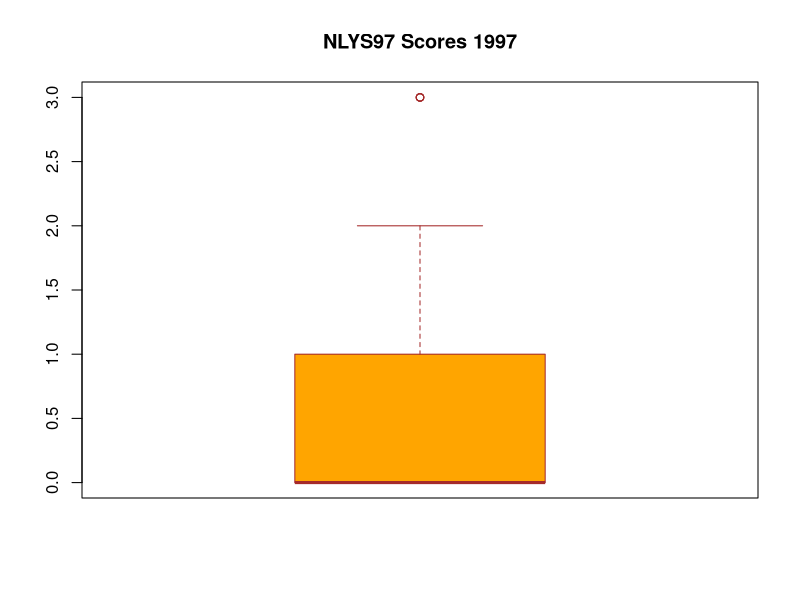
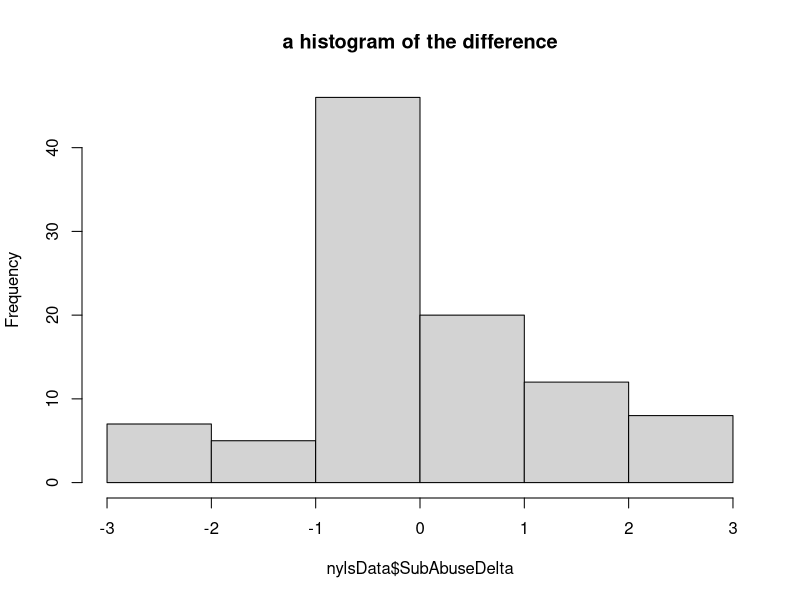
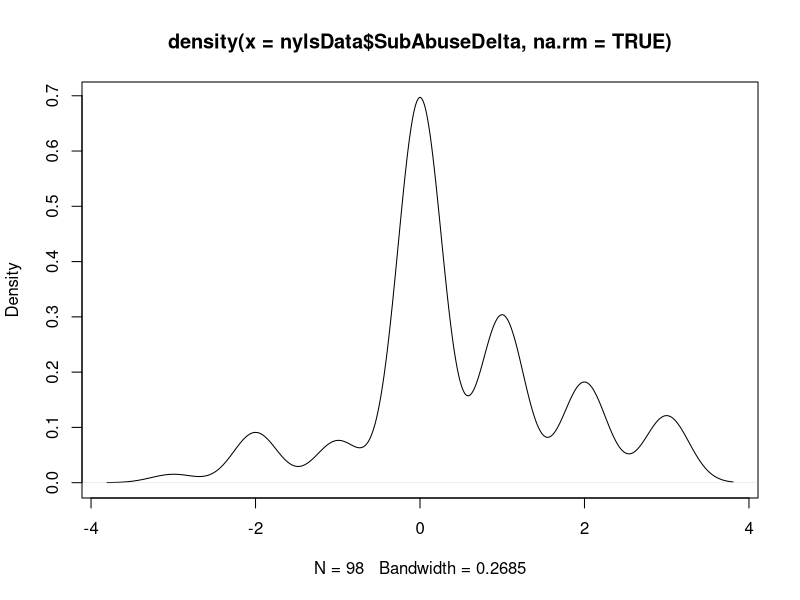
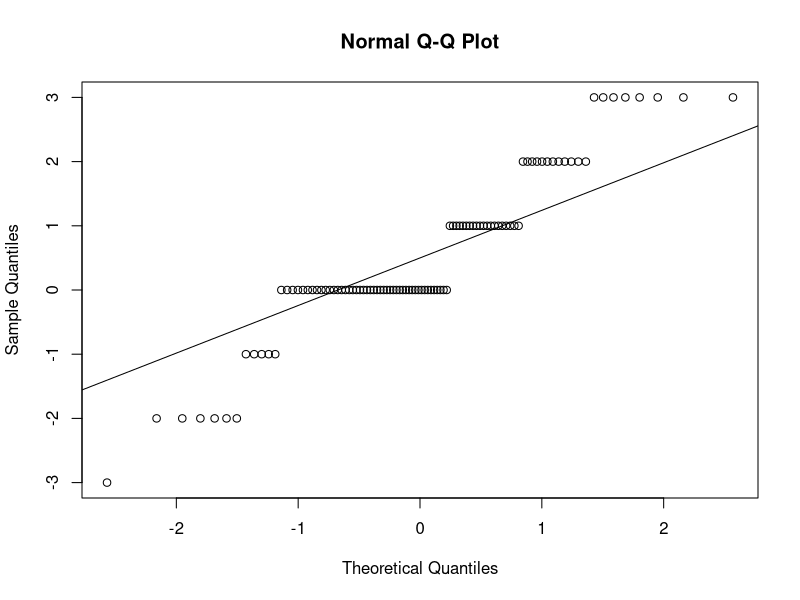
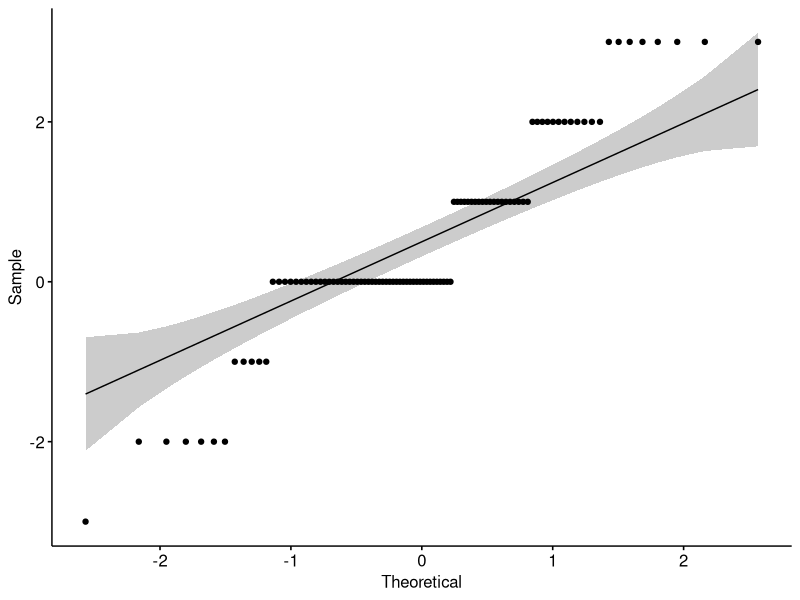
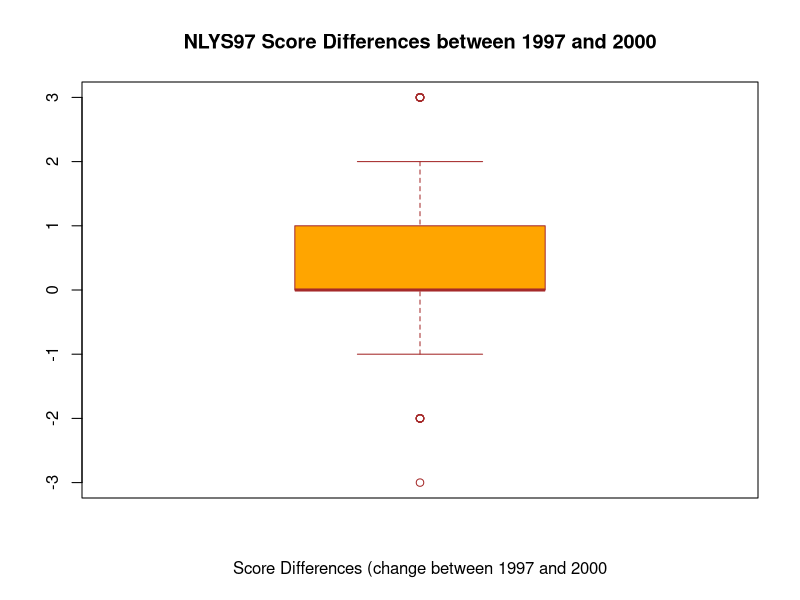

The R source for these figures, in order:
library(plyr)
library(tidyverse)

#REFERENCES:
# https://www.sheffield.ac.uk/polopoly_fs/1.579191!/file/stcp-karadimitriou-normalR.pdf
# https://www.statsandr.com/blog/do-my-data-follow-a-normal-distribution-a-note-on-the-most-widely-used-distribution-and-how-to-test-for-normality-in-r/
# https://statistics.berkeley.edu/computing/r-t-tests
# http://www.sthda.com/english/articles/24-ggpubr-publication-ready-plots/76-add-p-values-and-significance-levels-to-ggplots/
# https://www.ncbi.nlm.nih.gov/pmc/articles/PMC3693611/


#Two Questions
#1 
#Whether the youths (n=100) in the NLYS97 had a statistically
#significant decrease or increase in their substance use index
#score between 1997 and 2000.
#
#2
#Whether this decrease or increase in substance use differs by race.  Specifically,
#you hypothesize that WHITE youths compared to non-white youths, will report higher
#substance abuse

#CLEANING AND REVIEW OF DATA SET####

nylsData =read.csv("NYLS97_Substance.csv",sep=",") 

plyr::count(nylsData, 'Race')

plyr::count(nylsData, 'Substance1997')

plyr::count(nylsData, 'Substance2000')

nylsData$Substance2000[nylsData$Substance2000 < 0] <- NA

plyr::count(nylsData, 'Race')

plyr::count(nylsData, 'Substance1997')

plyr::count(nylsData, 'Substance2000')


# Descriptive Stats for entire year 1997 
subAbuse1997Mean = mean(nylsData$Substance1997  ,na.rm=TRUE)
subAbuse1997StDev = sd(nylsData$Substance1997  ,na.rm=TRUE)
print (paste("1997 NLSY97 Substance Use Index Score Mean: ", subAbuse1997Mean))
print (paste("1997 NLSY97 Substance Use Index Score St. Dev: ", subAbuse1997StDev))
summary(nylsData$Substance1997)
plyr::count(nylsData, 'Substance1997')
drinking_problem_score_plot <-
  boxplot(nylsData$Substance1997,
          main = "NLYS97 Scores 1997",
          col = "orange",
          border = "brown"
          #horizontal = TRUE,
          #notch = TRUE
  )

drinking_problem_score_plot


# Descriptive Stats for entire year 2000 
subAbuse2000Mean = mean(nylsData$Substance2000, na.rm=TRUE)
subAbuse2000StDev = sd(nylsData$Substance2000  ,na.rm=TRUE)
print (paste("2000 NLSY97 Substance Use Index Score Mean: ", subAbuse2000Mean))
print (paste("2000 NLSY97 Substance Use Index Score St. Dev: ", subAbuse2000StDev))
summary(nylsData$Substance2000)
plyr::count(nylsData, 'Substance2000')



############# NON-WHITES SUBSET of Data Set
nonWhitesSubset = subset(nylsData, Race=="0")

subAbuse1997NonWhiteMean = mean(nonWhitesSubset$Substance1997  ,na.rm=TRUE)
subAbuse1997NonWhiteStDev = sd(nonWhitesSubset$Substance1997 ,na.rm=TRUE)
print (paste("1997 NLSY97 Substance Use Index Score Mean, Non-Whites only: ", subAbuse1997NonWhiteMean))
print (paste("1997 NLSY97 Substance Use Index Score St. Dev, Non-Whites only: ", subAbuse1997NonWhiteStDev))
summary(nonWhitesSubset$Substance1997)
plyr::count(nonWhitesSubset, 'Substance1997')



subAbuse2000NonWhiteMean = mean(nonWhitesSubset$Substance2000  ,na.rm=TRUE)
subAbuse2000NonWhiteStDev = sd(nonWhitesSubset$Substance2000 ,na.rm=TRUE)
print (paste("2000 NLSY97 Substance Use Index Score Mean, Non-Whites only: ", subAbuse2000NonWhiteMean))
print (paste("2000 NLSY97 Substance Use Index Score St. Dev, Non-Whites only: ", subAbuse2000NonWhiteStDev))
summary(nonWhitesSubset$Substance2000)
plyr::count(nonWhitesSubset, 'Substance2000')


############# WHITES SUBSET of Data Set
WhitesSubset = subset(nylsData, Race=="1")

subAbuse1997WhiteMean = mean(WhitesSubset$Substance1997  ,na.rm=TRUE)
subAbuse1997WhiteStDev = sd(WhitesSubset$Substance1997 ,na.rm=TRUE)
print (paste("1997 NLSY97 Substance Use Index Score Mean, Whites only: ", subAbuse1997WhiteMean))
print (paste("1997 NLSY97 Substance Use Index Score St. Dev, Whites only: ", subAbuse1997WhiteStDev))
summary(WhitesSubset$Substance1997)
plyr::count(WhitesSubset, 'Substance1997')


subAbuse2000WhiteMean = mean(WhitesSubset$Substance2000  ,na.rm=TRUE)
subAbuse2000WhiteStDev = sd(WhitesSubset$Substance2000 ,na.rm=TRUE)
print (paste("2000 NLSY97 Substance Use Index Score Mean, Whites only: ", subAbuse2000WhiteMean))
print (paste("2000 NLSY97 Substance Use Index Score St. Dev, Whites only: ", subAbuse2000WhiteStDev))
summary(WhitesSubset$Substance2000)
plyr::count(WhitesSubset, 'Substance2000')


nylsData <- nylsData %>% 
  mutate(SubAbuseDelta = (Substance2000-Substance1997))

plyr::count(nylsData, 'SubAbuseDelta')


histgram.delta=hist(nylsData$SubAbuseDelta  , main="a histogram of the difference") 

plot(density(nylsData$SubAbuseDelta, na.rm=TRUE))

summary(nylsData$SubAbuseDelta)

subAbuseStDev = sd(nylsData$SubAbuseDelta  ,na.rm=TRUE)
subAbuseMean = mean(nylsData$SubAbuseDelta  ,na.rm=TRUE)

ks.test(x= nylsData$SubAbuseDelta,"pnorm",mean=subAbuseMean,sd=subAbuseStDev)

shapiro.test(nylsData$SubAbuseDelta)

qqnorm(nylsData$SubAbuseDelta)
qqline(nylsData$SubAbuseDelta)

library(ggpubr)
ggqqplot(nylsData$SubAbuseDelta)

drinking_problem_score_plot <-
  boxplot(nylsData$SubAbuseDelta,
          main = "NLYS97 Score Differences between 1997 and 2000",
          xlab = "Score Differences (change between 1997 and 2000",
          col = "orange",
          border = "brown"
          #horizontal = TRUE,
          #notch = TRUE
          )

drinking_problem_score_plot

